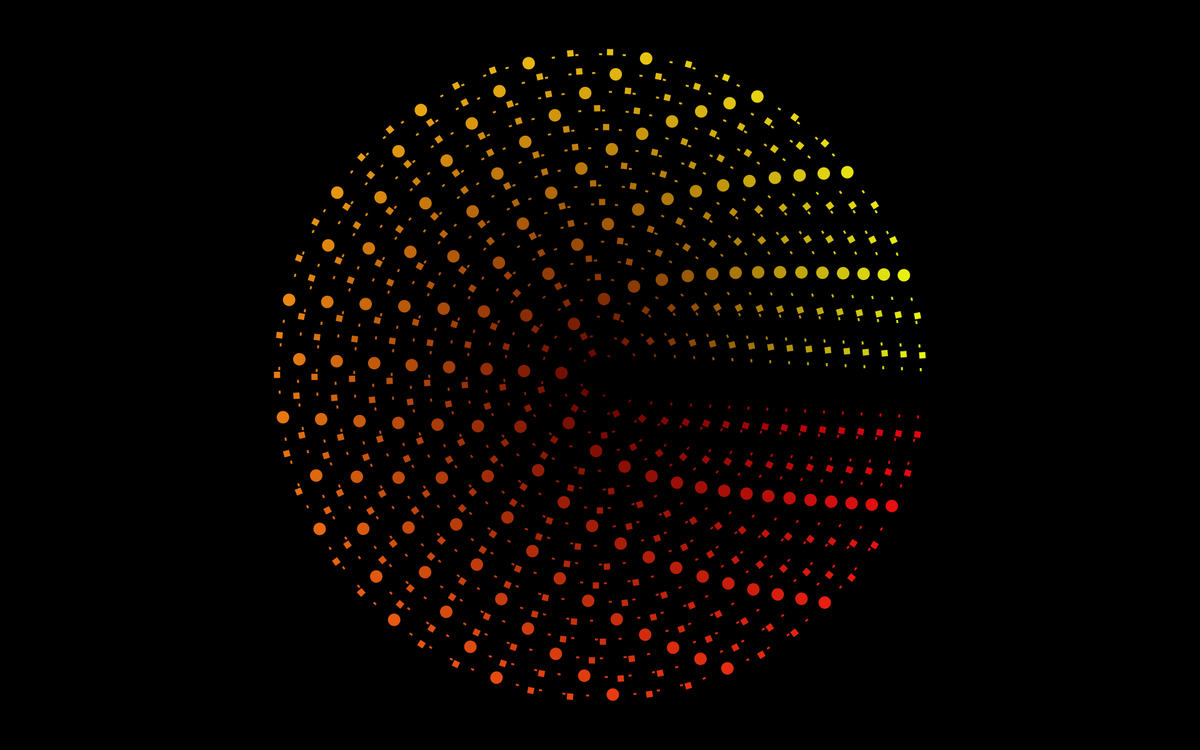
Frame 1 (no input)
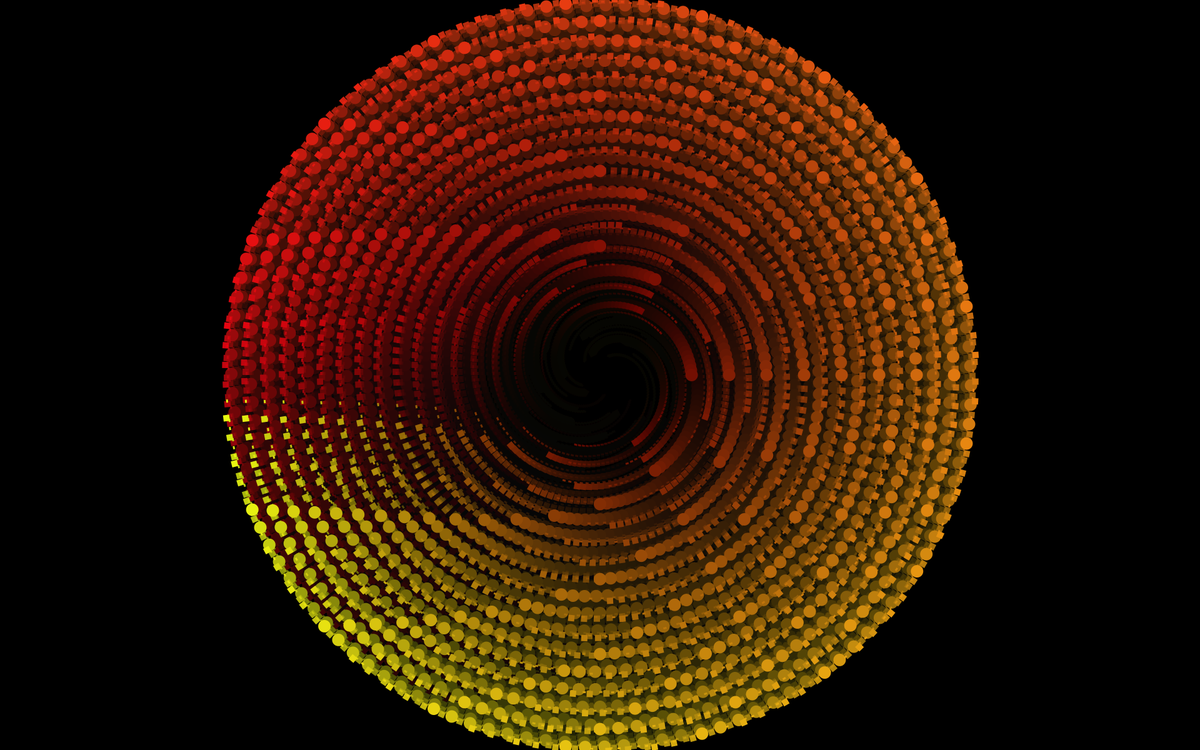
Frame 60 (the mouse pressed at the canvas centre just before this capture)
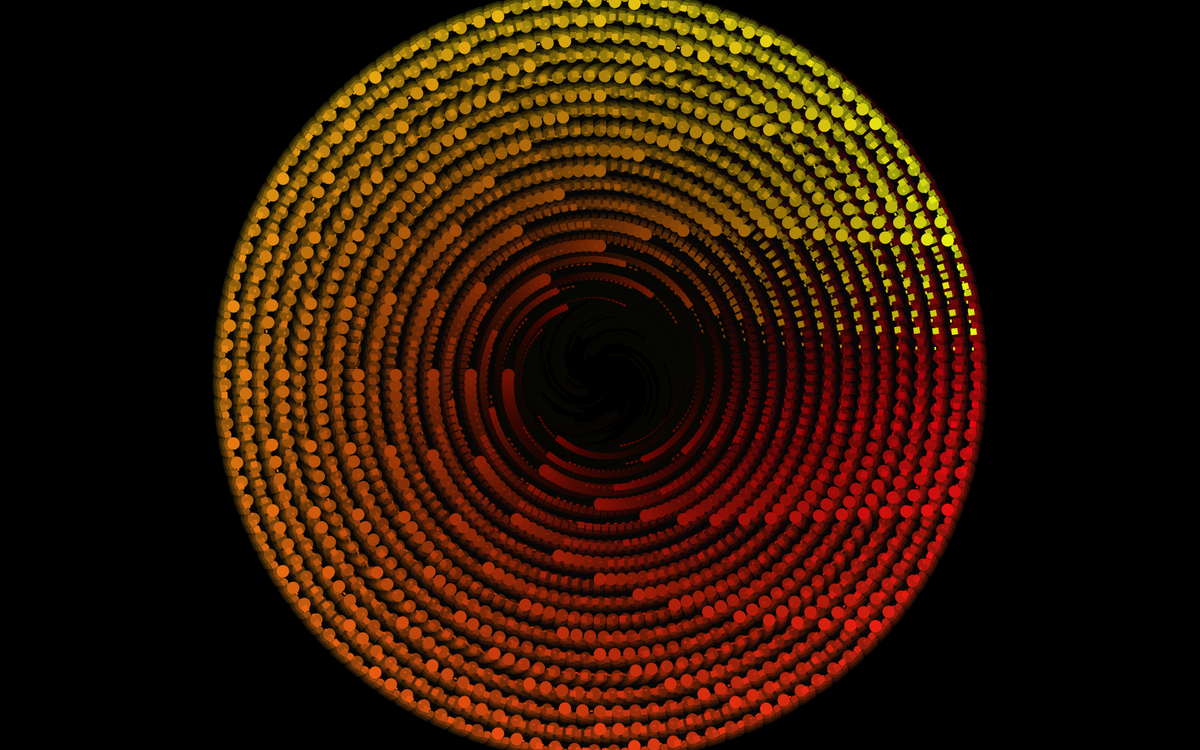
Frame 120 (the mouse held since frame 60 and released just before this capture)

The Processing sketch that drew these frames (run headless with seeded random() and noise(); from frame 60 on, the mouse is pressed at the canvas centre):

// Processing sketch: s1
// ── s1.pde
void setup() {
  size(1920,1200);
  noStroke();
  background(0);
}

int z=0;

void draw() {
  fill(0, 20);
  rect(0,0, width, height);
  z++;
  translate(width/2, height/2);

  for (int r=1; r < 18; r++) {
    for (int i=1; i < r* 15; i++) {
      pushMatrix();
      rotate(radians(z*3));
      rotate(radians( map(i, 0,r*15, 0, 360) ) );
      translate(r*30 + sin(radians(z))*100 ,0);
      fill(map(r,0,20, 100,255) ,i,r);
      if ( i % 3 == 0 && i % 5 == 0) {  ellipse(0,0, 20,20); }
      else if (i%5 == 0) { rect(0,0, 10,10); }
      else if (i%3 ==0 ) { rect(0,0, 3,5); }
      popMatrix();

    }
  }
}
